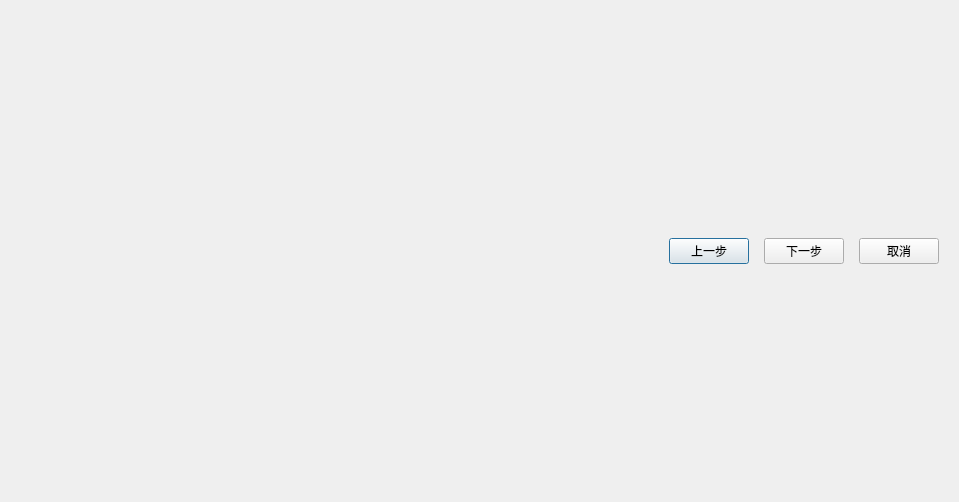
<?xml version="1.0" encoding="UTF-8"?>
<ui version="4.0">
 <class>QSttCommCmdWzdMainWidget</class>
 <widget class="QDialog" name="QSttCommCmdWzdMainWidget">
  <property name="geometry">
   <rect>
    <x>0</x>
    <y>0</y>
    <width>959</width>
    <height>502</height>
   </rect>
  </property>
  <property name="windowTitle">
   <string/>
  </property>
  <layout class="QVBoxLayout" name="verticalLayout_2">
   <property name="spacing">
    <number>0</number>
   </property>
   <property name="margin">
    <number>0</number>
   </property>
   <item>
    <layout class="QVBoxLayout" name="verticalLayout">
     <item>
      <layout class="QHBoxLayout" name="horizontalLayoutWzd" stretch="1,2">
       <property name="leftMargin">
        <number>18</number>
       </property>
       <property name="rightMargin">
        <number>18</number>
       </property>
       <item>
        <layout class="QGridLayout" name="gridLayout"/>
       </item>
       <item>
        <layout class="QVBoxLayout" name="verticalLayout_Step">
         <property name="leftMargin">
          <number>20</number>
         </property>
         <property name="bottomMargin">
          <number>15</number>
         </property>
        </layout>
       </item>
      </layout>
     </item>
     <item>
      <layout class="QHBoxLayout" name="horizontalLayout_Btns">
       <property name="spacing">
        <number>15</number>
       </property>
       <property name="rightMargin">
        <number>20</number>
       </property>
       <property name="bottomMargin">
        <number>15</number>
       </property>
       <item>
        <spacer name="horizontalSpacer">
         <property name="orientation">
          <enum>Qt::Horizontal</enum>
         </property>
         <property name="sizeHint" stdset="0">
          <size>
           <width>40</width>
           <height>20</height>
          </size>
         </property>
        </spacer>
       </item>
       <item>
        <widget class="QPushButton" name="pushButton_Pre">
         <property name="text">
          <string>上一步</string>
         </property>
        </widget>
       </item>
       <item>
        <widget class="QPushButton" name="pushButton_Next">
         <property name="text">
          <string>下一步</string>
         </property>
        </widget>
       </item>
       <item>
        <widget class="QPushButton" name="pushButton_Cancel">
         <property name="text">
          <string>取消</string>
         </property>
        </widget>
       </item>
      </layout>
     </item>
    </layout>
   </item>
  </layout>
 </widget>
 <resources/>
 <connections/>
</ui>
